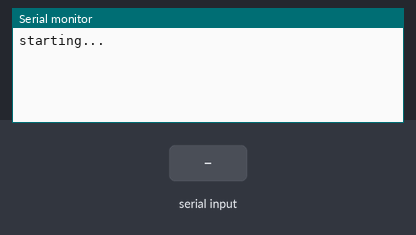
Simulated run of this sketch. Board: Arduino Uno, built with avr-gcc and run on an emulated ATmega328P. Shown: the last lines printed to the serial monitor. The test bench sets the inputs (shaded band).

Above: at 6.2 s.
6.3 s: "90,45\n" received over Serial
At 6.9 s:
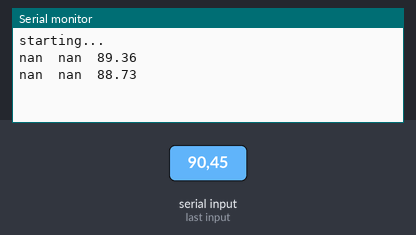
7.8 s: "30,150\n" received over Serial
At 9.7 s:
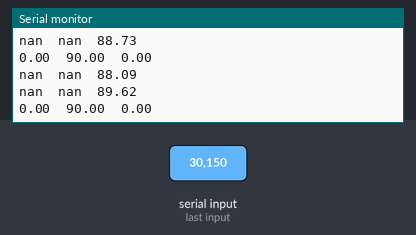
Timing chart, 0 to 11.2 s (numbered marks = the images above; inputs shaded):
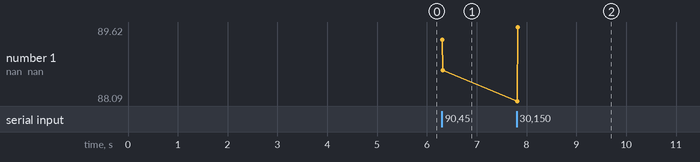

The sketch:

_140527_ArcSinTest.ino
```cpp
/*
main objective: verify that arduino
can calculate the arc_blank of sine,
cosine, and tangent.

*/

#include <math.h>

#define pi 3.14159;

float rad2deg=180/pi;

void setup(){
Serial.begin(9600);
delay(5000);
Serial.println("starting...");


}

void loop(){

while(Serial.available()>0){
	float n=Serial.parseFloat();
	Serial.print(asin(n)*rad2deg);
	Serial.print("\t");
	Serial.print(acos(n)*rad2deg);
	Serial.print("\t");
	Serial.println(atan(n)*rad2deg);

}
delay(10);
}
```

Measured:
- after the input at 6.3 s, the serial monitor: prints a new line at once (image 1)
- after the input at 7.8 s, the serial monitor: prints a new line at once (image 2)
- plotted number 1: 88.73 → 89.62 after the input at 7.8 s
